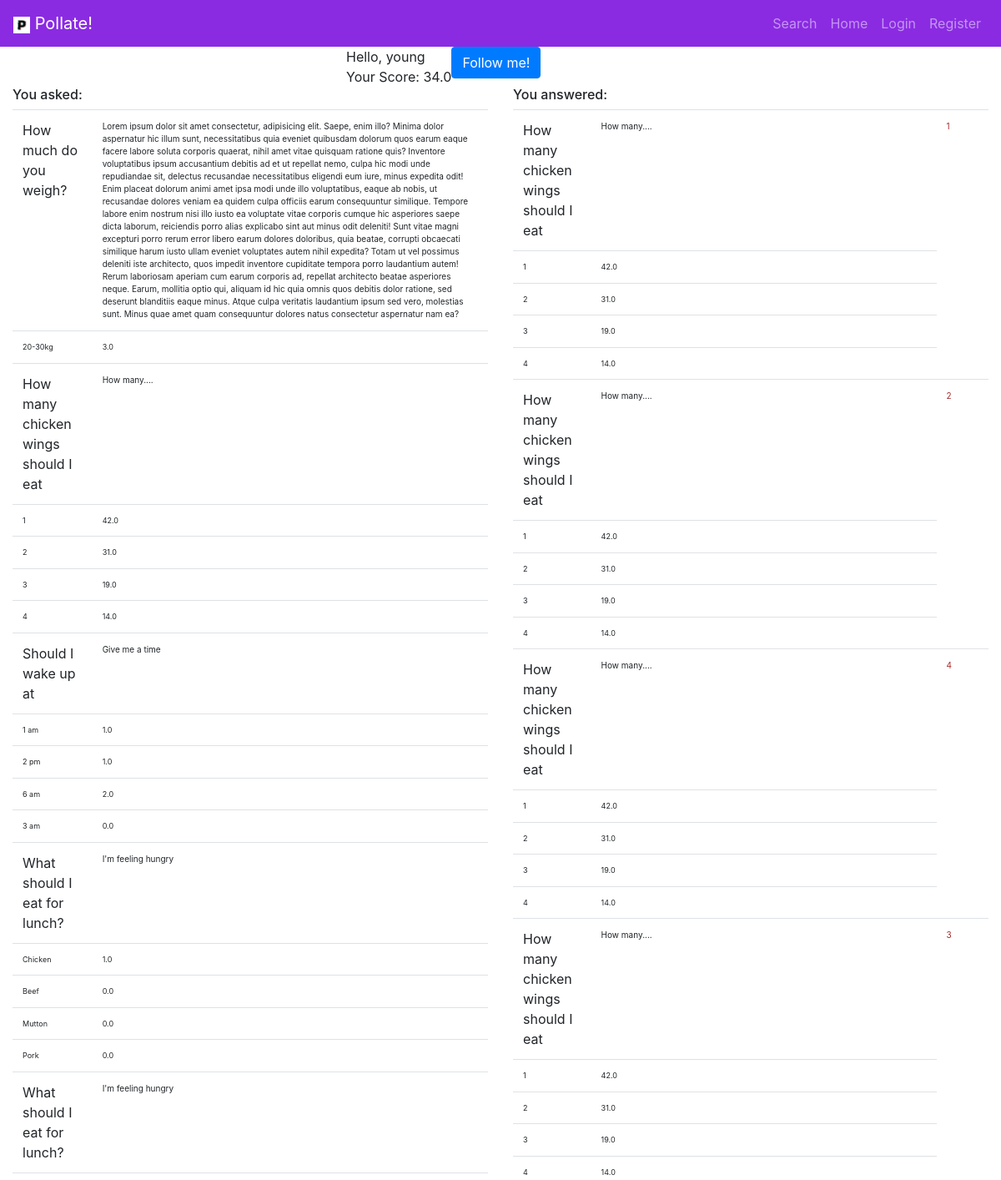
The app's page /users/5 (upper part) with its own data.
### polling/models.py (models this page shows, shortened)
class Profile(models.Model):
    user = models.OneToOneField(User,on_delete = models.CASCADE, related_name = 'information')
    location = models.CharField(max_length=20)
    bio = models.TextField(blank=True, null=True)
    image = models.FileField(upload_to='images/', blank = True, null =True)
    score = models.FloatField(blank=True, null=True, default=0.0)
    followers = models.ManyToManyField(User, related_name='following', blank=True, null=True)

class Question(models.Model):
    owner = models.ForeignKey(User, null=True, on_delete=models.SET_NULL, related_name="questions")
    parent = models.ForeignKey("self", null=True, on_delete=models.SET_NULL, blank=True)
    date = models.DateTimeField(auto_now=True)
    title = models.CharField(max_length=100, blank=True,null=True)
    content = models.TextField(blank=True,null=True)

class Option(models.Model):
    date = models.DateTimeField(auto_now=True)
    content = models.TextField(blank=True,null=True)
    image = models.FileField(upload_to='images/', blank = True, null =True)
    score = models.FloatField(blank=True, null=True, default=0.0)
    question = models.ForeignKey(Question, on_delete=models.SET_NULL, null=True, related_name="options")
    choosers = models.ManyToManyField(User, related_name="answers", null=True, blank=True)

### polling/views.py (the view)
# urls.py: path('users/<int:user_id>', other_profile_view, name = 'users'),
def other_profile_view(request, user_id, *args, **kwargs):
    this_user = User.objects.get(id=user_id)
    asked_questions = this_user.questions.all()
    question_answers = this_user.answers.all()
    current_user = request.user
    try:
        if current_user.following.get(user = this_user):
            relationship = True
    except:
        relationship = False
    context ={
        'user':this_user,
        'asked_questions' : asked_questions,
        'question_answers': question_answers,
        'relationship': relationship,
    }
    logger.info(context)
    logger.info('hi')
    return render(request, 'polling/view_profile.html', context)

### polling/templates/polling/view_profile.html (shortened to what this page needs)
{% extends 'polling/base.html' %}
{% block midcol %}
<div style="justify-content: left; float: left;display:flex;text-align: left;">
Hello, {{user.username}}
<br>
Your Score: {{user.information.score}}
{% if not relationship %}
<form method = 'POST' action = '/follow'>
<button class = 'btn btn-primary' type = 'submit' value='Follow me'>Follow me!</button>
</form>
</div>
{%else%}
<h6>You are already following this user</h6>
{%endif%}
{% endblock %}
{% block bottomleftcol %}
<h6>You asked:</h6>
    <table class = "table">
    <tbody>
        {%for question in asked_questions %}
        <tr>
        <td>{{question.title}}</td>
        <td style="font-size: x-small;">{{question.content}}</td>
            {% for option in question.options.all %}
            <tr style="font-size: xx-small;">
                <td>{{option.content}}</td>
                <td>{{option.score}}</td>
            </tr>
            {%endfor%}
        </tr>
        {%endfor%}
    </tbody>
    </table>
{%endblock%}
{% block bottomrightcol %}
<h6>You answered:</h6>
    <table class = "table">
    <tbody>
        {%for answer in question_answers %}
        <tr>
        <td>{{answer.question.title}}</td>
        <td style="font-size: x-small; ">{{answer.question.content}}</td>
        <td style="font-size: x-small;color:brown">{{answer.content}}</td>
        {% for option in answer.question.options.all %}
            <tr style="font-size: xx-small;">
                <td>{{option.content}}</td>
                <td>{{option.score}}</td>
            </tr>
            {%endfor%}
        </tr>
    {%endfor%}
    </tbody>
    </table>
{%endblock %}

### records on screen
Question: title "How much do you weigh?", content "Lorem ipsum dolor sit amet consectetur, adipisicing elit. Saepe, enim illo? Minima dolor aspernatur hic illum sunt, necessitatibus quia eveniet quibusdam dolorum quos earum eaque facere labore soluta corporis quaerat, nihil amet vitae quisquam ratione quis? Inventore voluptatibus ipsum accusantium debitis ad et ut repellat nemo, culpa hic modi unde repudiandae sit, delectus recusandae necessitatibus eligendi eum iure, minus expedita odit! Enim placeat dolorum animi amet ipsa modi unde illo voluptatibus, eaque ab nobis, ut recusandae dolores veniam ea quidem culpa officiis earum consequuntur similique. Tempore labore enim nostrum nisi illo iusto ea voluptate vitae corporis cumque hic…"
Option: content "20-30kg", score "3.0"
Question: title "How many chicken wings should I eat", content "How many...."
Option: content "1", score "42.0", question "How many chicken wings should I eat", question.content "How many...."
Option: content "2", score "31.0", question "How many chicken wings should I eat", question.content "How many...."
Option: content "3", score "19.0", question "How many chicken wings should I eat", question.content "How many...."
Option: content "4", score "14.0", question "How many chicken wings should I eat", question.content "How many...."
Question: title "Should I wake up at", content "Give me a time"
Option: content "1 am", score "1.0"
Option: content "2 pm", score "1.0"
Option: content "6 am", score "2.0"
Option: content "3 am", score "0.0"
Question: title "What should I eat for lunch?", content "I'm feeling hungry"
Option: content "Chicken", score "1.0"
Option: content "Beef", score "0.0"
Option: content "Mutton", score "0.0"
Option: content "Pork", score "0.0"
Question: title "What should I eat for lunch?", content "I'm feeling hungry"

### other values on screen
{{ user.username }} "young"
{{ user.information.score }} "34.0"
